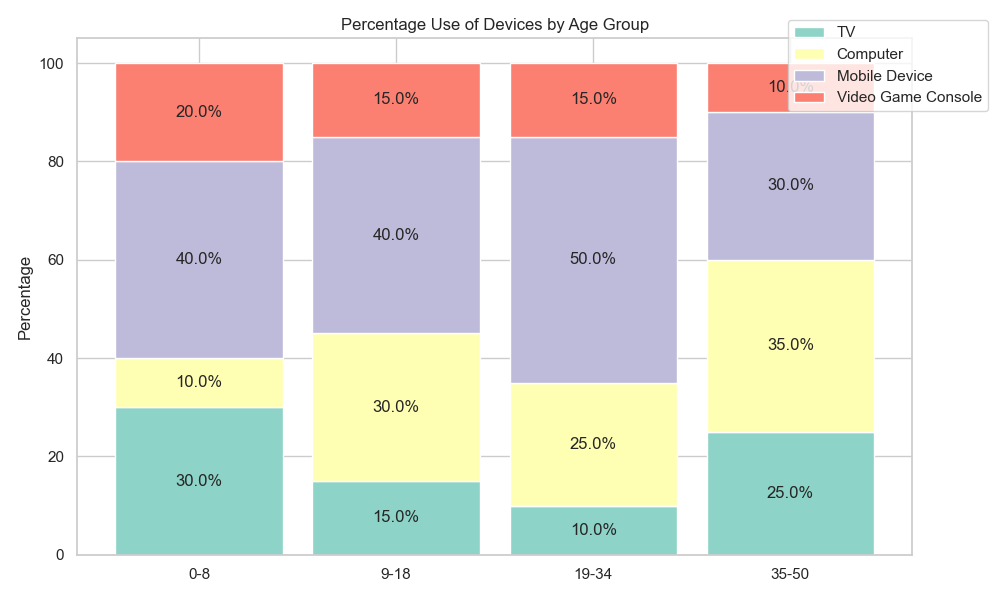

Recreate this plot in Python.

import matplotlib.pyplot as plt
import pandas as pd
import seaborn as sns

# Your input data
data = [
    {'Age Group': '0-8', 'TV': 30, 'Computer': 10, 'Mobile Device': 40, 'Video Game Console': 20},
    {'Age Group': '9-18', 'TV': 15, 'Computer': 30, 'Mobile Device': 40, 'Video Game Console': 15},
    {'Age Group': '19-34', 'TV': 10, 'Computer': 25, 'Mobile Device': 50, 'Video Game Console': 15},
    {'Age Group': '35-50', 'TV': 25, 'Computer': 35, 'Mobile Device': 30, 'Video Game Console': 10}
]

# Convert into pandas DataFrame
df = pd.DataFrame(data)
df.set_index('Age Group', inplace=True)

# Calculate the percentage for 100% stacked bar
df_percentage = df.div(df.sum(axis=1), axis=0) * 100

# Plotting
fig, ax = plt.subplots(figsize=(10, 6))

bar_width = 0.85
categories = df_percentage.index
colors = sns.color_palette("Set3", 4)

# Initial bottom to stack the bars
bottom = [0] * len(df_percentage)

for i, col in enumerate(df.columns):
    ax.bar(categories, df_percentage[col], bar_width, label=col, color=colors[i], bottom=bottom)
    # Update the bottom to stack the next layer of bars
    bottom = bottom + df_percentage[col].values

# Beautify the plot
ax.set_ylabel('Percentage')
ax.set_title('Percentage Use of Devices by Age Group')
ax.legend(loc='upper right', bbox_to_anchor=(1.1, 1.05))

# Display the percentages on the bars
for p in ax.patches:
    width, height = p.get_width(), p.get_height()
    x, y = p.get_xy()
    if height > 0: # To avoid clutter, only display if height is significant
        ax.text(x + width/2, 
                y + height/2, 
                f"{height:.1f}%", 
                ha='center', 
                va='center')

# Show the plot
plt.tight_layout()
plt.show()
